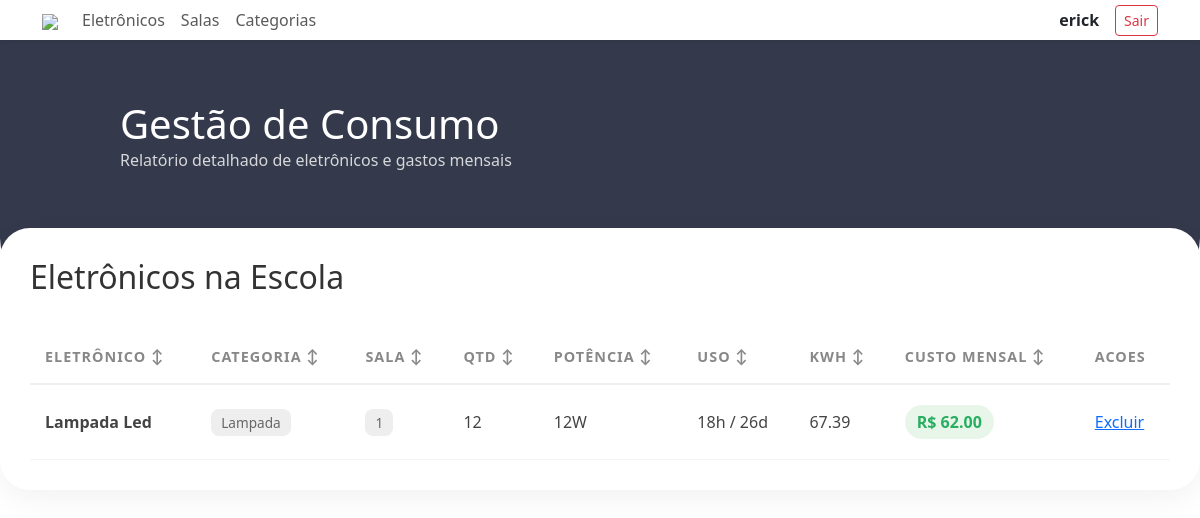
Page /home (signed in) on the committed database.
### core/models.py (models this page shows, shortened)
class Eletronicos(models.Model):
    nome = models.CharField(max_length=100)
    categoria = models.ForeignKey(Categorias, on_delete=models.CASCADE)
    dono = models.ForeignKey(User, on_delete=models.CASCADE, null=True, blank=True)
    pertence_a_escola = models.BooleanField(default=True, verbose_name="É da escola?")
    potencia = models.IntegerField()  # watts
    quantidade = models.IntegerField()
    sala = models.ForeignKey(Salas, on_delete=models.CASCADE)
    horas = models.IntegerField()
    dias = models.IntegerField(default=26)
    @property
    def kwh(self):
        return (self.potencia * self.horas * self.dias * self.quantidade) / 1000
    @property
    def custo(self):
        preco_kwh = 0.92
        return self.kwh * preco_kwh

class Categorias(models.Model):
    nome = models.CharField(max_length=100)
    descricao = models.CharField(max_length=200)
    IsSala = models.BooleanField(default=False)
    def __str__(self):
        return self.nome

class Salas(models.Model):
    nome = models.CharField(max_length=100)
    categoria = models.ForeignKey(Categorias, on_delete=models.CASCADE)
    def __str__(self):
        return self.nome

### core/views.py (the view)
# urls.py: path('home', Home, name='home'),
@login_required
def Home(request):
    ele = Eletronicos.objects.filter(pertence_a_escola=True)
    total_valor = sum(e.custo for e in ele)
    return render(request, 'core/home.html',{"Ele":ele,'total_custo': total_valor,})

### core/templates/core/home.html (shortened to what this page needs)
{% extends 'core/base.html' %}
{% load static %}
 {% block extra_css %}
  <link rel="stylesheet" href="{% static 'core/home.css' %}">
 {% endblock %}
{% block content %}
<section class="table-hero">
    <h1 style="margin:0; font-size: 2.5rem;">Gestão de Consumo</h1>
    <p style="opacity: 0.8;">Relatório detalhado de eletrônicos e gastos mensais</p>
</section>
<div class="table-container-card">
    <h2 style="margin-bottom: 25px; color: #333;">Eletrônicos na Escola</h2>
    {% if Ele %}
    <div style="overflow-x: auto;">
        <table class="custom-table">
           <thead class="table-dark">
    <tr>
        <th onclick="sortTable(0)" style="cursor:pointer">Eletrônico ↕</th>
        <th onclick="sortTable(1)" style="cursor:pointer">Categoria ↕</th>
        <th onclick="sortTable(2)" style="cursor:pointer">Sala ↕</th>
        <th onclick="sortTable(3)" style="cursor:pointer">Qtd ↕</th>
        <th onclick="sortTable(4)" style="cursor:pointer">Potência ↕</th>
        <th onclick="sortTable(5)" style="cursor:pointer">Uso ↕</th>
        <th onclick="sortTable(6)" style="cursor:pointer">KWh ↕</th>
        <th onclick="sortTable(7)" style="cursor:pointer">Custo Mensal ↕</th>
        {% if user.is_superuser %}
        <th>Acoes</th>
        {% endif%}
    </tr>
</thead>
            <tbody>
                {% for e in Ele %}
                <tr>
                    <td><strong style="color: var(--brand-pink);">{{ e.nome }}</strong></td>
                    <td><span class="badge-ui">{{ e.categoria }}</span></td>
                    <td><span class="badge-ui">{{ e.sala }}</span></td>
                    <td>{{ e.quantidade }}</td>
                    <td>{{ e.potencia }}W</td>
                    <td>{{ e.horas }}h / {{ e.dias }}d</td>
                    <td>{{ e.kwh|floatformat:2 }}</td>
                    <td>
                        <span class="price-tag">R$ {{ e.custo|floatformat:2 }}</span>
                    </td>
                    {% if user.is_superuser %}
                    <td><a href="{% url 'deletarE' e.id %}" class="btn-delete">Excluir</a></td>
                    {% endif %}
                </tr>
                {% endfor %}
            </tbody>
        </table>
    </div>
    {% else %}
    <div style="padding: 40px; text-align: center; color: #999;">
        <p>Nenhum eletrônico cadastrado ainda.</p>
        <a href="{% url 'CE' %}" style="color: var(--brand-pink); text-decoration: none; font-weight: bold;">+ Cadastrar Primeiro</a>
    </div>
    {% endif %}
</div>
{% endblock %}

### core/templates/core/base.html (shortened to what this page needs)
{% load static %}
<!DOCTYPE html>
<html lang="pt-br">
<head>
    <link href="https://cdn.jsdelivr.net/npm/bootstrap@5.3.3/dist/css/bootstrap.min.css" rel="stylesheet">
    <link rel="stylesheet" href="{% static 'core/home.css' %}">
    {% block extra_css %}{% endblock %}
</head>
<body>
<nav class="navbar navbar-expand-lg navbar-light bg-white p-0 shadow-sm">
    <div class="container">
        <a class="navbar-brand fw-bold" href="/menu"><img src="https://encrypted-tbn0.gstatic.com/images?q=tbn:ANd9GcRCiQHG3Q3l3wyoC7OPVzyvoCxRfMpbQKflTA&s" class="logo"></a>
        <div class="navbar-nav me-auto">
            {% if user.is_authenticated and user.is_superuser %}
                <a class="nav-link" href="{% url 'CE' %}">Eletrônicos</a>
                <a class="nav-link" href="{% url 'CS' %}">Salas</a>
                <a class="nav-link" href="{% url 'CC' %}">Categorias</a>
            {% endif %}
        </div>
        <div class="d-flex align-items-center gap-3">
            {% if user.is_authenticated %}
                <span class="fw-bold">{{ user.username }}</span>
                <form action="{% url 'logout' %}" method="post" class="m-0">
                    <button type="submit" class="btn btn-sm btn-outline-danger">Sair</button>
                </form>
            {% else %}
                <a href="{% url 'login' %}" class="btn btn-danger rounded-pill px-4">Sign In</a>
            {% endif %}
        </div>
    </div>
</nav>
<main>
    {% block content %}
    {% endblock %}
</main>
</body>
</html>

### core/static/core/home.css (style rules this page uses)
.logo { width: 30px; }
.table-hero { background-color: #343a4b; color: white; padding: 60px 10% 100px 10%; border-radius: 0 0 50px 50px; margin-bottom: -60px; }
.table-container-card { background: white; border-radius: 30px; padding: 30px; box-shadow: 0 10px 30px rgba(0,0,0,0.05); max-width: 1200px; margin: 0 auto 50px auto; overflow: hidden; }
.custom-table { width: 100%; border-collapse: collapse; margin-top: 10px; }
.custom-table thead { border-bottom: 2px solid #eee; }
.custom-table th { text-align: left; padding: 15px; color: #888; font-size: 0.9rem; text-transform: uppercase; letter-spacing: 1px; }
.custom-table td { padding: 20px 15px; border-bottom: 1px solid #f4f4f4; color: #444; }
.price-tag { color: #27ae60; font-weight: bold; background: #e8f5e9; padding: 5px 12px; border-radius: 50px; display: inline-block; }
.badge-ui { background: #eee; padding: 4px 10px; border-radius: 8px; font-size: 0.85rem; color: #666; }

### rows in the picture
Eletronicos: nome "Lampada Led", categoria "Lampada", sala "1", quantidade "12", potencia "12", horas "18", dias "26", kwh "67.39", custo "62.00"

### other values in the picture
{{ user.username }} "erick"
